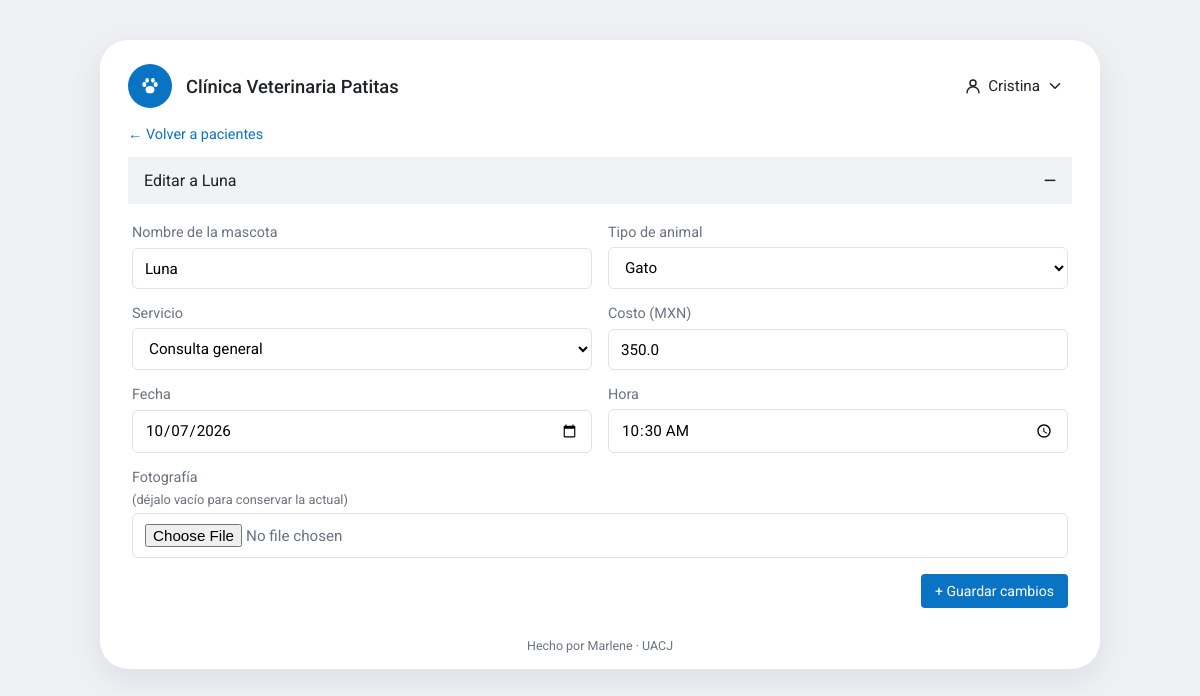
Page /paciente/2/editar (signed in) on the committed database.
### tables this page shows
CREATE TABLE pacientes (
            id INTEGER PRIMARY KEY AUTOINCREMENT,
            nombre TEXT NOT NULL,
            foto TEXT NOT NULL,
            tipo TEXT NOT NULL,
            servicio TEXT NOT NULL,
            fecha TEXT NOT NULL,
            hora TEXT NOT NULL,
            costo REAL NOT NULL
        );

### app.py (the view, shortened to what this page needs)
@app.route("/paciente/<int:pid>/editar", methods=["GET", "POST"])
@login_requerido
def editar(pid):
    db = get_db()
    p = db.execute("SELECT * FROM pacientes WHERE id = ?", (pid,)).fetchone()
    if p is None:
        return redirect(url_for("inicio"))
    return render_template("formulario.html", p=p, tipos=TIPOS, servicios=SERVICIOS, modo="editar")

### app.py (called while the page is built)
def get_db():
    if "db" not in g:
        g.db = sqlite3.connect(DB_PATH)
        g.db.row_factory = sqlite3.Row
    return g.db

@app.teardown_appcontext
def cerrar_db(_):
    db = g.pop("db", None)
    if db is not None:
        db.close()

def login_requerido(vista):
    @wraps(vista)
    def envoltura(*args, **kwargs):
        if "usuario_id" not in session:
            flash("Inicia sesión para continuar.", "error")
            return redirect(url_for("login"))
        return vista(*args, **kwargs)
    return envoltura

### templates/formulario.html (shortened to what this page needs)
{% extends "base.html" %}
{% block contenido %}
<a href="{{ url_for('inicio') }}" class="enlace volver">← Volver a pacientes</a>
<details class="seccion" open>
  <summary>{{ 'Registrar nuevo paciente' if modo == 'nuevo' else 'Editar a ' ~ p.nombre }} <span class="signo"></span></summary>
  <form method="post" enctype="multipart/form-data" class="formulario formulario-doble">
    <label>Nombre de la mascota
      <input type="text" name="nombre" value="{{ p.nombre or '' }}" required maxlength="60">
    </label>
    <label>Tipo de animal
      <select name="tipo" required>
        {% for t in tipos %}<option {% if p.tipo == t %}selected{% endif %}>{{ t }}</option>{% endfor %}
      </select>
    </label>
    <label>Servicio
      <select name="servicio" required>
        {% for s in servicios %}<option {% if p.servicio == s %}selected{% endif %}>{{ s }}</option>{% endfor %}
      </select>
    </label>
    <label>Costo (MXN)
      <input type="number" name="costo" value="{{ p.costo or '' }}" min="0" step="0.01" required>
    </label>
    <label>Fecha
      <input type="date" name="fecha" value="{{ p.fecha or '' }}" required>
    </label>
    <label>Hora
      <input type="time" name="hora" value="{{ p.hora or '' }}" required>
    </label>
    <label class="campo-completo">Fotografía {% if modo == 'editar' %}<span class="texto-mini">(déjalo vacío para conservar la actual)</span>{% endif %}
      <input type="file" name="foto" accept=".jpg,.jpeg,.png,.webp" {% if modo == 'nuevo' %}required{% endif %}>
    </label>
    <div class="campo-completo derecha">
      <button type="submit" class="boton">+ {{ 'Registrar paciente' if modo == 'nuevo' else 'Guardar cambios' }}</button>
    </div>
  </form>
</details>
{% endblock %}

### static/css/estilos.css (style rules this page uses)
:root { --azul: #0a74c4; --azul-oscuro: #075d9e; --azul-claro: #e8f2fb; --gris-fondo: #eef0f3; --gris-seccion: #f1f2f4; --gris-borde: #dfe3e8; --texto: #1f2328; --texto-suave: #6b7280; --rojo: #c62828; --radio: 18px; }
* { box-sizing: border-box; }
body { margin: 0; font-family: "Roboto", Arial, sans-serif; color: var(--texto); background: var(--gris-fondo); }
a { color: inherit; text-decoration: none; }
.seccion { margin-bottom: 20px; }
.seccion > summary { list-style: none; cursor: pointer; background: var(--gris-seccion); padding: 14px 16px; font-size: 1rem; display: flex; justify-content: space-between; align-items: center; }
.signo::after { content: "+"; font-size: 1.3rem; font-weight: 500; }
.seccion[open] .signo::after { content: "—"; font-size: 1rem; }
.texto-mini { font-size: .8rem; color: var(--texto-suave); margin: 0; }
.boton { display: inline-flex; align-items: center; gap: 6px; background: var(--azul); color: #fff; border: none; border-radius: 4px; padding: 9px 14px; font: inherit; font-size: .88rem; cursor: pointer; transition: background .2s; }
.enlace { color: var(--azul); font-size: .9rem; }
.volver { display: inline-block; margin-bottom: 14px; }
input, select { font: inherit; font-size: .95rem; padding: 10px 12px; border: 1px solid var(--gris-borde); border-radius: 6px; background: #fff; width: 100%; }
.formulario { display: grid; gap: 16px; }
.formulario label { display: grid; gap: 6px; font-size: .9rem; color: var(--texto-suave); }
.formulario-doble { grid-template-columns: 1fr 1fr; padding: 20px 4px 0; }
.campo-completo { grid-column: 1 / -1; }
.derecha { display: flex; justify-content: flex-end; }

### rows in the picture
pacientes: nombre "Editar a Luna", nombre "Luna", tipo "Gato", servicio "Consulta general", costo "350.0", fecha "10/07/2026", hora "10:30"

### other values in the picture
{{ session.nombre }} "Cristina"
{{ 'Registrar paciente' if modo == 'nuevo' else 'Guardar cambios' }} "Guardar cambios"
